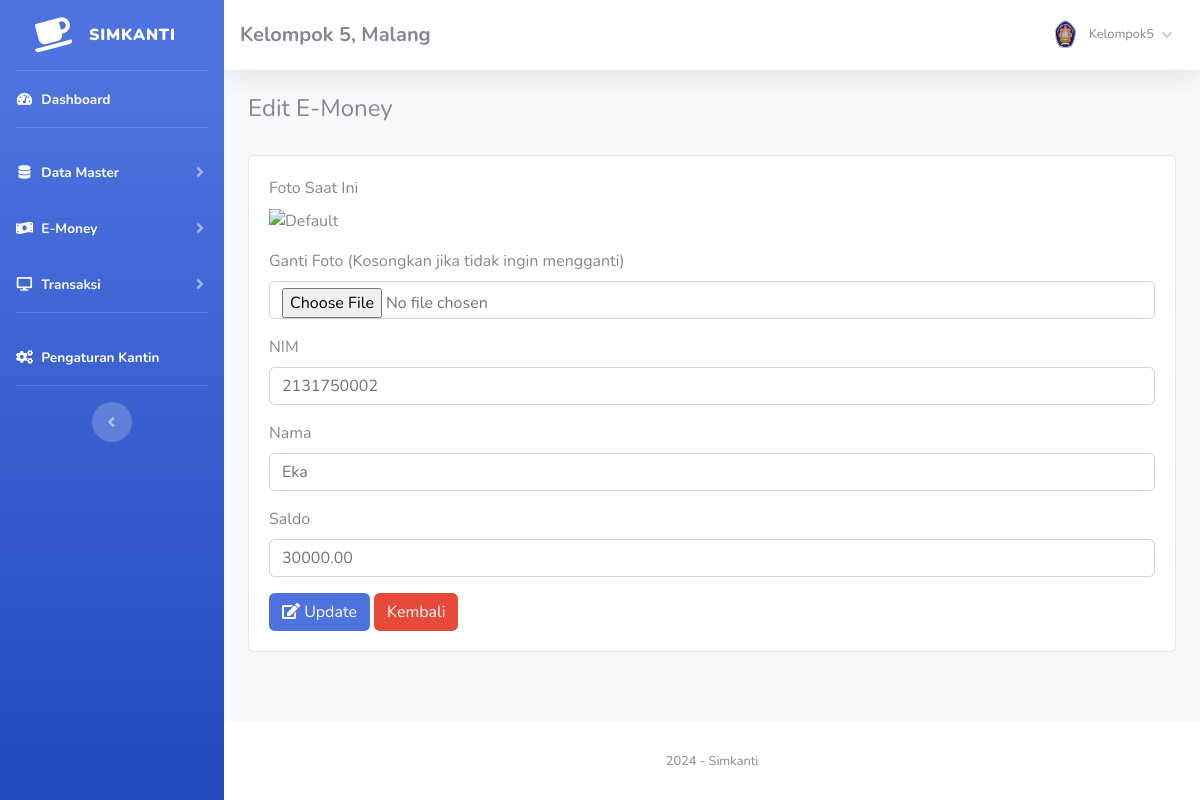
Page /index.php?page=emoney/edit&id=10 (signed in) on the committed database.
### tables this page shows
CREATE TABLE `toko` (
  `id_toko` int NOT NULL AUTO_INCREMENT,
  `nama_toko` varchar(255) NOT NULL,
  `alamat_toko` text NOT NULL,
  `tlp` varchar(255) NOT NULL,
  `nama_pemilik` varchar(255) NOT NULL,
  PRIMARY KEY (`id_toko`)
);

CREATE TABLE `member` (
  `id_member` int NOT NULL AUTO_INCREMENT,
  `nm_member` varchar(255) NOT NULL,
  `alamat_member` text NOT NULL,
  `telepon` varchar(255) NOT NULL,
  `email` varchar(255) NOT NULL,
  `gambar` text NOT NULL,
  `NIK` text NOT NULL,
  PRIMARY KEY (`id_member`)
);

CREATE TABLE `emoney` (
  `id` int NOT NULL AUTO_INCREMENT,
  `nim` varchar(20) NOT NULL,
  `nama` varchar(100) NOT NULL,
  `foto` varchar(255) DEFAULT NULL,
  `saldo` decimal(10,2) NOT NULL,
  PRIMARY KEY (`id`)
);

### fungsi/view/view.php (called while the page is built, shortened)
<?php
class view
{
    protected $db;
    public function __construct($db)
    {
        $this->db = $db;
    }
    public function member_edit($id)
    {
        $sql = "select member.*, login.*
                from member inner join login on member.id_member = login.id_member
                where member.id_member= ?";
        $row = $this-> db -> prepare($sql);
        $row -> execute(array($id));
        $hasil = $row -> fetch();
        return $hasil;
    }
    public function toko()
    {
        $sql = "select*from toko where id_toko='1'";
        $row = $this-> db -> prepare($sql);
        $row -> execute();
        $hasil = $row -> fetch();
        return $hasil;
    }
}

### admin/module/emoney/edit/index.php (the view, shortened to what this page needs)
<?php
$id = $_GET['id'];
$sql = 'SELECT * FROM emoney WHERE id = ?';
$row = $config->prepare($sql);
$row->execute(array($id));
$data = $row->fetch();
?>
<h4>Edit E-Money</h4>
<br>
<div class="card">
    <div class="card-body">
        <form action="fungsi/edit/edit.php?emoney=edit" method="POST" enctype="multipart/form-data">
            <div class="form-group">
                <label>Foto Saat Ini</label><br>
                <?php if($data['foto']): ?>
                    <img src="assets/img/emoney/<?php echo $data['foto']; ?>" alt="Foto" style="width:100px; height:100px; object-fit:cover;">
                <?php else: ?>
                    <img src="assets/img/default-user.png" alt="Default" style="width:100px; height:100px; object-fit:cover;">
                <?php endif; ?>
            </div>
            <div class="form-group">
                <label>Ganti Foto (Kosongkan jika tidak ingin mengganti)</label>
                <input type="file" name="foto" class="form-control" accept="image/*">
            </div>
            <div class="form-group">
                <label>NIM</label>
                <input type="text" name="nim" value="<?php echo $data['nim']; ?>" class="form-control" required>
            </div>
            <div class="form-group">
                <label>Nama</label>
                <input type="text" name="nama" value="<?php echo $data['nama']; ?>" class="form-control" required>
            </div>
            <div class="form-group">
                <label>Saldo</label>
                <input type="number" name="saldo" value="<?php echo $data['saldo']; ?>" class="form-control" step="0.01" required>
            </div>
            <button type="submit" class="btn btn-primary"><i class="fa fa-edit"></i> Update</button>
            <a href="index.php?page=emoney" class="btn btn-danger">Kembali</a>
        </form>
    </div>
</div>

### admin/template/sidebar.php (shortened to what this page needs)
<?php
    $id = $_SESSION['admin']['id_member'];
    $hasil_profil = $lihat -> member_edit($id);
?>
<ul class="navbar-nav bg-gradient-primary sidebar sidebar-dark accordion" id="accordionSidebar">
    <a class="sidebar-brand d-flex align-items-center justify-content-center" href="index.php">
        <div class="sidebar-brand-icon rotate-n-15">
            <i class="fas fa-coffee"></i>
        </div>
        <div class="sidebar-brand-text mx-3"><b>Simkanti</b><sup></sup></div>
    </a>
    <hr class="sidebar-divider my-0">
    <li class="nav-item active">
        <a class="nav-link" href="index.php">
            <i class="fas fa-fw fa-tachometer-alt"></i>
            <span>Dashboard</span></a>
    </li>
    <hr class="sidebar-divider">
    <li class="nav-item active">
        <a class="nav-link collapsed" href="#" data-toggle="collapse" data-target="#collapseTwo" aria-expanded="true"
            aria-controls="collapseTwo">
            <i class="fas fa-fw fa-database"></i>
            <span>Data Master</span>
        </a>
    </li>
    <li class="nav-item active">
        <a class="nav-link collapsed" href="#" data-toggle="collapse" data-target="#collapseee" aria-expanded="true"
            aria-controls="collapseTwo">
            <i class="fas fa-fw fa-money-bill-wave"></i>
            <span>E-Money</span>
        </a>
    </li>
    <li class="nav-item active">
        <a class="nav-link collapsed" href="#" data-toggle="collapse" data-target="#collapse3" aria-expanded="true"
            aria-controls="collapse3">
            <i class="fas fa-fw fa-desktop"></i>
            <span>Transaksi</span>
        </a>
    </li>
    <hr class="sidebar-divider">
    <li class="nav-item active">
        <a class="nav-link" href="index.php?page=pengaturan">
            <i class="fas fa-fw fa-cogs"></i>
            <span>Pengaturan Kantin</span></a>
    </li>
    <hr class="sidebar-divider d-none d-md-block">
    <div class="text-center d-none d-md-inline">
        <button class="rounded-circle border-0" id="sidebarToggle"></button>
    </div>
</ul>
<div id="content-wrapper" class="d-flex flex-column">
    <div id="content">
        <nav class="navbar navbar-expand navbar-light bg-white topbar mb-4 static-top shadow">
            <h5 class="d-lg-block d-none mt-2"><b><?php echo $toko['nama_toko'];?>, <?php echo $toko['alamat_toko'];?></b></h5>
            <ul class="navbar-nav ml-auto">
                <li class="nav-item dropdown no-arrow">
                    <a class="nav-link dropdown-toggle" href="#" id="userDropdown" role="button" data-toggle="dropdown"
                        aria-haspopup="true" aria-expanded="false">
                        <img class="img-profile rounded-circle"
                            src="assets/img/user/<?php echo $hasil_profil['gambar'];?>">
                        <span
                            class="mr-2 d-none d-lg-inline text-gray-600 small ml-2"><?php echo $hasil_profil['nm_member'];?></span>
                        <i class="fas fa-angle-down"></i>
                    </a>
                </li>
            </ul>
        </nav>
        <div class="container-fluid">

### rows in the picture
toko: nama_toko "Kelompok 5", alamat_toko "Malang"
emoney: nim "2131750002", nama "Eka", saldo "30000.00"

### other values in the picture
$hasil_profil['nm_member'] "Kelompok5"
